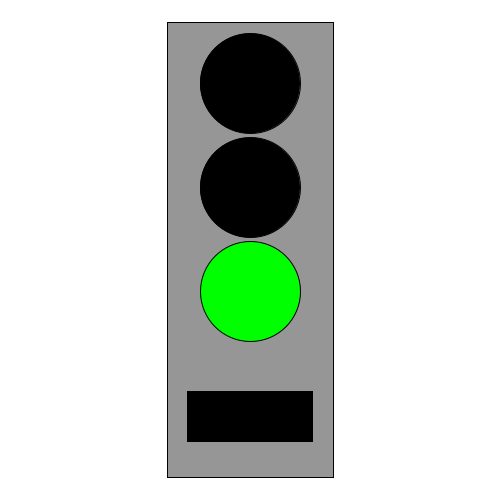
Frame 1 (no input)
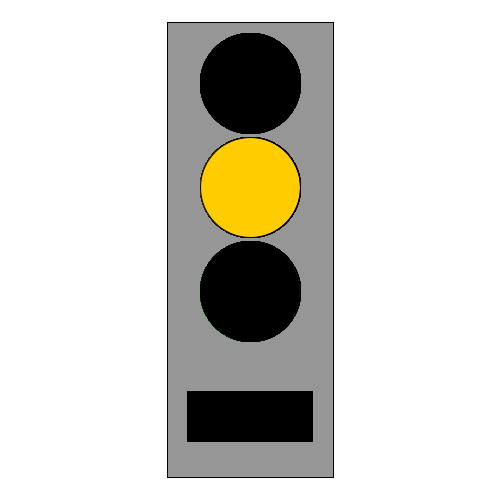
Frame 60 (the mouse pressed at the canvas centre just before this capture)
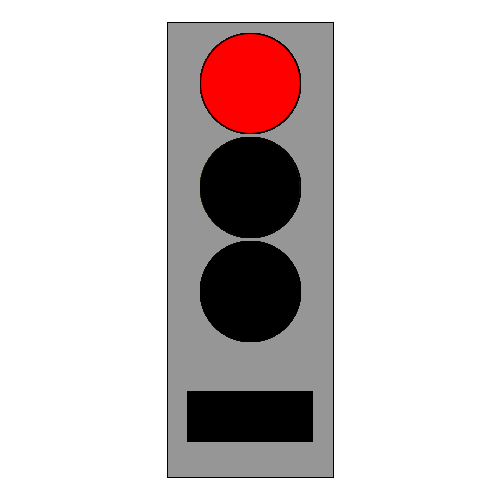
Frame 120 (the mouse held since frame 60 and released just before this capture)

The Processing sketch that drew these frames (run headless with seeded random() and noise(); from frame 60 on, the mouse is pressed at the canvas centre):

// Processing sketch: TaskSix
// ── TaskSix.pde

// 6.a ///////////////////////////////////////////

int green = color (0,255,0);          // Mine farver
int yellow = color(255,204,0);
int red = color(255,0,0);
int off = color(0,0,0);

// 6.b //////////////////////////////////////////

int timeG = 5;                      // Invterval mellem farve skift
int timeY = 10;
int timeR = 20;
int timeRY = 25;
int counter = 0;

// 6.c /////////////////////////////////////////

void setup(){
 size (500,500);
 background(255);
 frameRate(5);                    // bestemmer hastigheden på intervallet
 rectMode(CENTER);
 fill(150);
 rect(width/2,height/2,width/3,height/1.1);
 fill(0);
 rect(width/2,height/1.2,width/4,height/10);
//ellipse(width/2,height-(height/1.2), width/5,height/5);

}

void draw() {

  if(counter <= timeG){                                      // Grøn lys
    fill(off);
    ellipse(width/2,height-(height/1.2), width/5,height/5);
    fill(off);
    ellipse(width/2,height-(height/1.6), width/5,height/5);
    fill(green);
    ellipse(width/2,height-(height/2.4), width/5,height/5);
    counter++;
  }
 if (counter <= timeR && counter > timeG){                  //  gult lys
    fill(off);
    ellipse(width/2,height-(height/1.2), width/5,height/5);
    fill(yellow);
    ellipse(width/2,height-(height/1.6), width/5,height/5);
    fill(off);
    ellipse(width/2,height-(height/2.4), width/5,height/5);
    counter++; 
}
  //if (counter <= timeY && counter > timeGY){              // var ikke nædvendig 
  //  fill(off);
  //  ellipse(width/2,height-(height/1.2), width/5,height/5);
  //  fill(yellow);
  //  ellipse(width/2,height-(height/1.6), width/5,height/5);
  //  fill(off);
  //  ellipse(width/2,height-(height/2.4), width/5,height/5);
  //  counter++;
  //}
    if (counter <= timeR && counter > timeY){                // rødt lys
    fill(red);
    ellipse(width/2,height-(height/1.2), width/5,height/5);
    fill(off);
    ellipse(width/2,height-(height/1.6), width/5,height/5);
    fill(off);
    ellipse(width/2,height-(height/2.4), width/5,height/5);
    counter++;
  }
      if (counter <= timeRY && counter > timeR){              // rødt og gult samtidig 
    fill(red);
    ellipse(width/2,height-(height/1.2), width/5,height/5);
    fill(yellow);
    ellipse(width/2,height-(height/1.6), width/5,height/5);
    fill(off);
    ellipse(width/2,height-(height/2.4), width/5,height/5);
    counter++;
  }
  if (counter >= timeRY ){                                    // reset af coounter tilbage til 0 for af genstarte loop
    counter = 0;
  }
}
